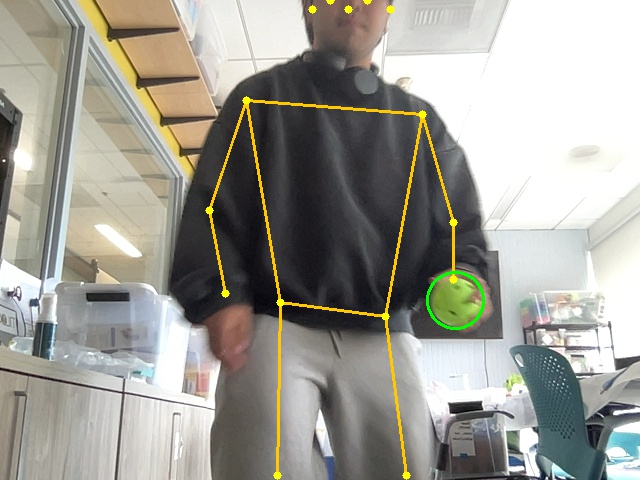
#> input picture vision/hero_pitch.jpg, 640 x 480 px
$ python -i baseball_pi.py   (imports and definitions only)
#> lines starting #> are read from the running program, lines starting #| are printed output that depends on the picture; after the words box and inside, x2 and y2 are one past the last pixel; in counts of white or black regions, pixels touching at a corner belong together
#> further down, picture is the input picture: shape (480, 640, 3); mean B, G, R 147.9, 156, 157.4
"""
Swing/Pitch Pose Tester — Raspberry Pi 5 version (USB webcam).

Can be run manually (keyboard) or triggered by Astro (CLI args).

Usage:
  Manual:   python test_swing_pi.py
  Via Astro: python test_swing_pi.py --mode pitch --headless

Setup:
    pip install opencv-python numpy tflite-runtime

Make sure model.tflite is in the same directory as this script.

Manual controls (when not in headless mode):
  SPACE — record a swing clip
  P     — record a pitch clip
  ESC   — quit
"""

import cv2
import time
import numpy as np
from ai_edge_litert.interpreter import Interpreter
import requests
import argparse

# =========================
# SETTINGS
# =========================
MODEL_PATH = "model.tflite"
CLIP_SECONDS = 5.0
MIN_KP_CONF = 0.3
MIN_BALL_RADIUS = 15
SHOW_BALL = True
SAVE_HERO_FRAME = True
ASTRO_SERVER = "http://localhost:4321"

CAM_WIDTH = 640
CAM_HEIGHT = 480
POSE_EVERY_N_FRAMES = 1
# =========================

KEYPOINT_NAMES = [
    "nose", "left_eye", "right_eye", "left_ear", "right_ear",
    "left_shoulder", "right_shoulder", "left_elbow", "right_elbow",
    "left_wrist", "right_wrist", "left_hip", "right_hip",
    "left_knee", "right_knee", "left_ankle", "right_ankle",
]

# [1 line not run here, left out]
# [1 line that did not run here, left out]
# [1 line not run here, left out]
# [1 line that did not run here, left out]
# [1 line that did not run here, left out]
# [1 line not run here, left out]


# [38 lines left out: functions run_movenet, kp, draw_pose, not called in this run]


def detect_green_ball(frame):
    hsv = cv2.cvtColor(frame, cv2.COLOR_BGR2HSV)
#> hsv: shape (480, 640, 3); mean H, S, V 53.1, 29.4, 161.1
    mask = cv2.inRange(hsv, np.array([35, 80, 80]), np.array([85, 255, 255]))
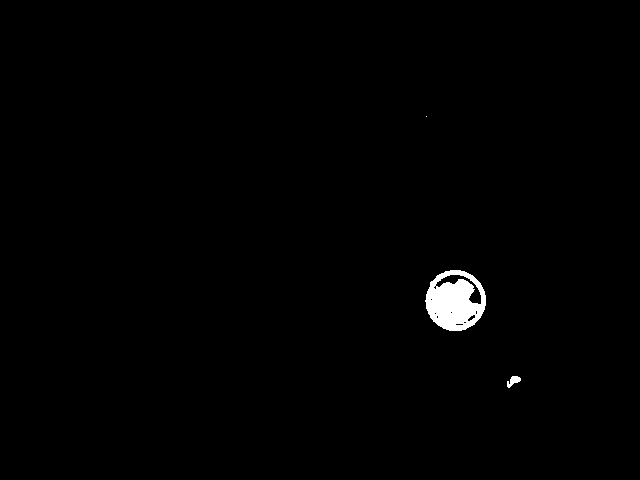
#> mask: shape (480, 640); 0.85% white; 3 white regions (1 under 20 px)
    mask = cv2.GaussianBlur(mask, (7, 7), 0)
    contours, _ = cv2.findContours(mask, cv2.RETR_EXTERNAL, cv2.CHAIN_APPROX_SIMPLE)
#> contours = 3 contours; box (x1, y1, x2, y2) and area: (422, 267, 489, 334) 3492, (504, 373, 524, 391) 242, (423, 113, 430, 120) 34
    if not contours:
        return None
    c = max(contours, key=cv2.contourArea)
#> c = contour of 92 points, box (x1, y1, x2, y2) (422, 267, 489, 334), area 3492
    (x, y), radius = cv2.minEnclosingCircle(c)
#> x = 454.9; y = 299.9; radius = 34.31
    if radius < MIN_BALL_RADIUS:
        return None
    return (int(x), int(y)), int(radius)


def norm(raw, lo, hi):
    clamped = max(lo, min(raw, hi))
    return int(75 + ((clamped - lo) / (hi - lo)) * 24)


# [330 lines left out: functions peak_wrist_velocity, _axis_angle_range, hip_rotation_range, max_shoulder_hip_separation, max_limb_spread, peak_arm_extension and 7 more, not called in this run]


# [12 lines not run here, left out]

>>> import cv2
>>> picture = cv2.imread('hero_pitch.jpg')
>>> result = detect_green_ball(picture)
#> result = ((454, 299), 34)

$ run again, on vision/hero_swing.jpg
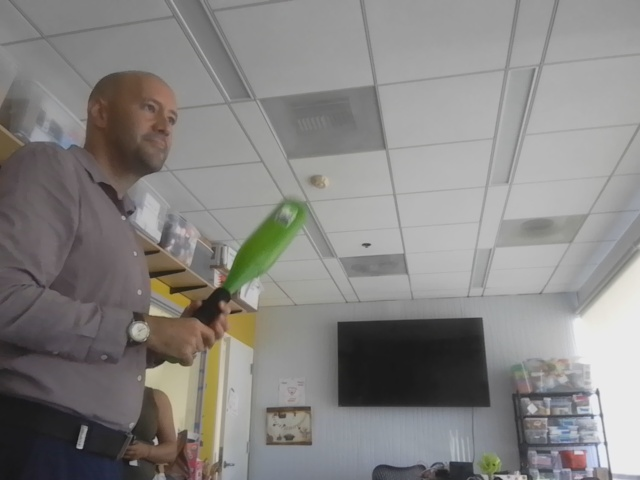
#> input picture vision/hero_swing.jpg, 640 x 480 px
#> picture is the input picture: shape (480, 640, 3); mean B, G, R 130.8, 132.7, 134.6
#> hsv: shape (480, 640, 3); mean H, S, V 42.9, 16.4, 136.4
#> in detect_green_ball, `mask = cv2.inRange(hsv, np.array([35, 80, 80]), np.array([85, 255, 255..`:
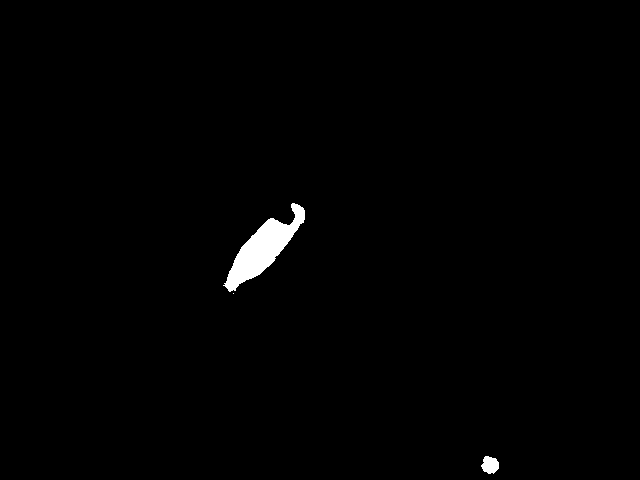
#> mask: shape (480, 640); 0.92% white; 3 white regions (1 under 20 px)
#> contours = 2 contours; box (x1, y1, x2, y2) and area: (220, 200, 308, 297) 3470, (478, 453, 502, 477) 434
#> c = contour of 122 points, box (x1, y1, x2, y2) (220, 200, 308, 297), area 3470
#> x = 265.2; y = 248.8; radius = 59.22
#> result = ((265, 248), 59)
